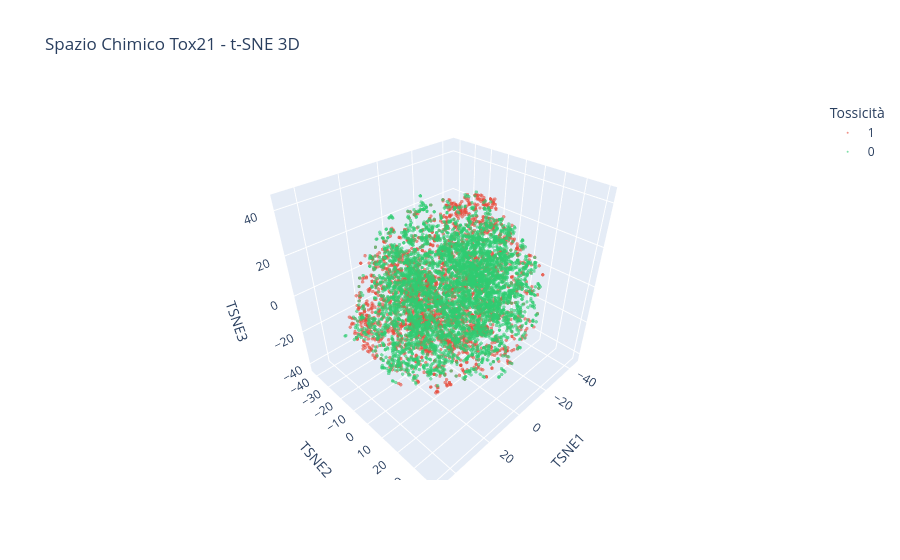

Notebook source saved alongside this figure:
### Code cell
df_plot = pd.DataFrame(X_3d, columns=['TSNE1', 'TSNE2', 'TSNE3'])
df_plot['Tossicità'] = labels.astype(str) # String to identify toxicity
df_plot['ID'] = tox21_df['mol_id'].values # Aggiungiamo l'ID per il mouse

# 2. Creiamo il grafico interattivo
fig = px.scatter_3d(
    df_plot, 
    x='TSNE1', y='TSNE2', z='TSNE3',
    color='Tossicità',
    color_discrete_map={'0': '#2ecc71', '1': '#e74c3c'},
    title="Spazio Chimico Tox21 - t-SNE 3D",
    hover_data=['ID'], # Mostra l'ID quando passi il mouse
    opacity=0.6
)

# 3. Rendiamo i punti più piccoli per migliorare la fluidità
fig.update_traces(marker=dict(size=2))
#fig.update_layout(scene=dict(xaxis=dict(visible=False),
 #                            yaxis=dict(visible=False),
 #                            zaxis=dict(visible=False)))

fig.show()

### Figure 1 — Plotly figure (JSON) as saved in the notebook; plotly's stock layout.template omitted (floating-point values rounded to 4 significant figures; data arrays with more than 128 entries replaced by an {"elided": "..."} marker saying what was removed)
{"data": [{"customdata": {"elided": "2869x1 str values"}, "hovertemplate": "Tossicità=1<br>TSNE1=%{x}<br>TSNE2=%{y}<br>TSNE3=%{z}<br>ID=%{customdata[0]}<extra></extra>", "legendgroup": "1", "marker": {"color": "#e74c3c", "opacity": 0.6, "size": 2, "symbol": "circle"}, "mode": "markers", "name": "1", "scene": "scene", "showlegend": true, "type": "scatter3d", "x": {"elided": "2869 float values"}, "y": {"elided": "2869 float values"}, "z": {"elided": "2869 float values"}}, {"customdata": {"elided": "4954x1 str values"}, "hovertemplate": "Tossicità=0<br>TSNE1=%{x}<br>TSNE2=%{y}<br>TSNE3=%{z}<br>ID=%{customdata[0]}<extra></extra>", "legendgroup": "0", "marker": {"color": "#2ecc71", "opacity": 0.6, "size": 2, "symbol": "circle"}, "mode": "markers", "name": "0", "scene": "scene", "showlegend": true, "type": "scatter3d", "x": {"elided": "4954 float values"}, "y": {"elided": "4954 float values"}, "z": {"elided": "4954 float values"}}], "layout": {"legend": {"title": {"text": "Tossicità"}, "tracegroupgap": 0}, "scene": {"domain": {"x": [0, 1], "y": [0, 1]}, "xaxis": {"title": {"text": "TSNE1"}}, "yaxis": {"title": {"text": "TSNE2"}}, "zaxis": {"title": {"text": "TSNE3"}}}, "title": {"text": "Spazio Chimico Tox21 - t-SNE 3D"}}}
